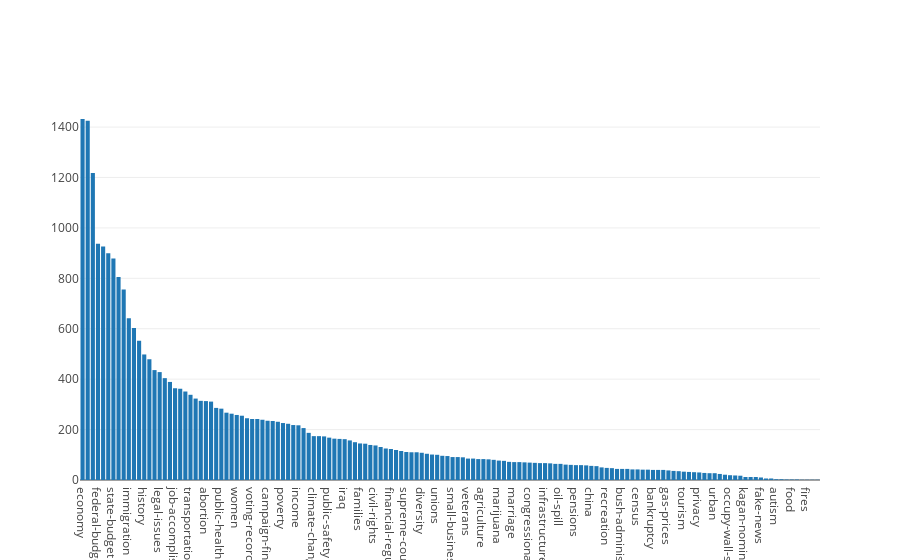

Notebook cell for this chart:
### Code cell
sorted_subjects = subjects_counter.most_common(len(subjects_counter.keys()))

chart = [go.Bar(
            x = list(map(lambda x: x[0], sorted_subjects)),
            y = list(map(lambda x: x[1], sorted_subjects)),
        )]

iplot(chart)

### Figure 1 — Plotly figure (JSON) as saved in the notebook; plotly's stock layout.template omitted (floating-point values rounded to 4 significant figures; data arrays with more than 128 entries replaced by an {"elided": "..."} marker saying what was removed)
{"data": [{"type": "bar", "uid": "e78de585-de8c-49f9-833b-3669a967d7bc", "x": {"elided": "144 str values"}, "y": {"elided": "144 int values"}}], "layout": {}}
